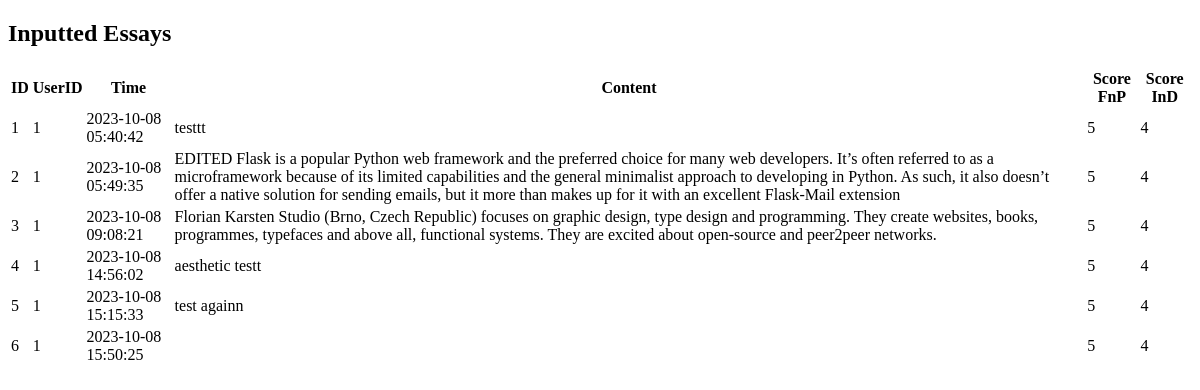
The app's page /printEssay, older data.
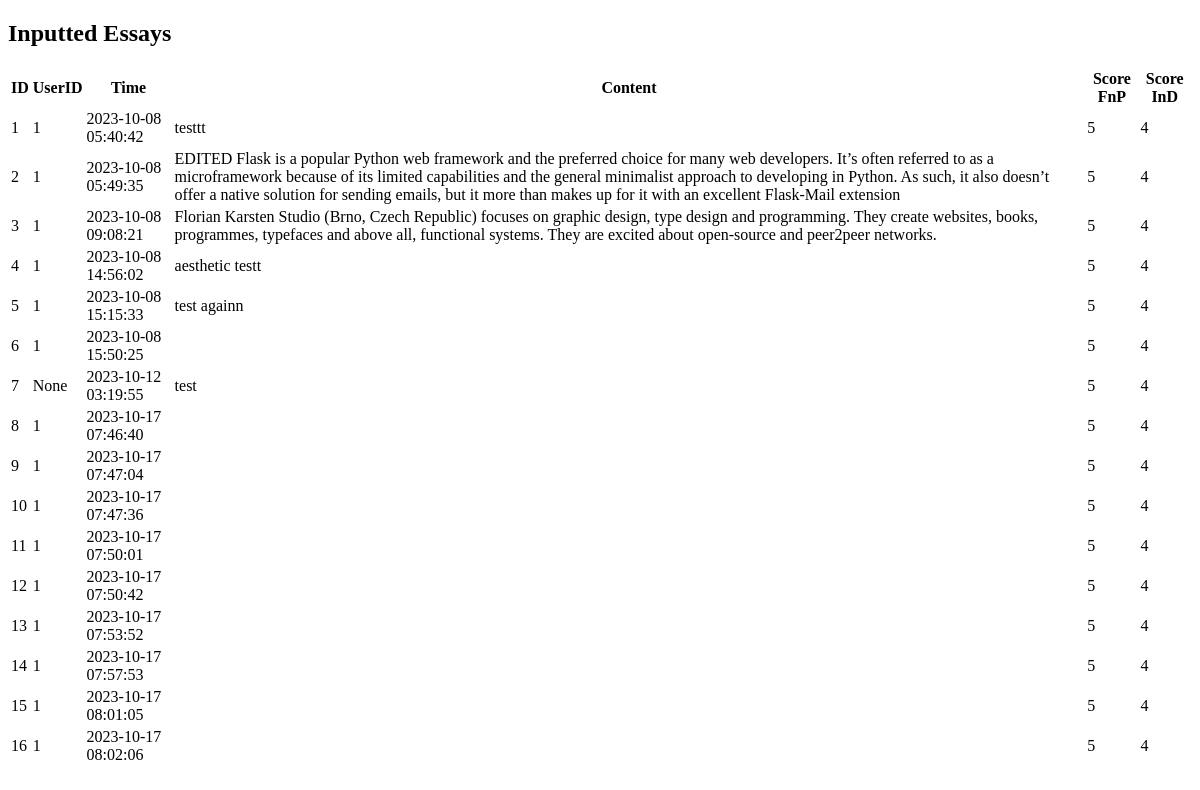
The same page, newer data.
### tables this page shows
CREATE TABLE essay (
    id INTEGER PRIMARY KEY AUTOINCREMENT,
    userId INTEGER, 
    created TIMESTAMP NOT NULL DEFAULT CURRENT_TIMESTAMP,
    content TEXT NOT NULL,
	scoreFocusnPurpose INTEGER NOT NULL,
	ideasnDevelopment INTEGER NOT NULL,
    FOREIGN KEY (userId) REFERENCES user(id)
);

### Main.py (the view)
@app.route("/printEssay")
def printEssay():
    article = Article()
    data = article.getAll2()
    return render_template("printEssay.html", essays=data)

### Models/Article.py (called while the page is built)
    def getAll2(self):
        self.data = []
        data = self.conn.execute("SELECT * FROM essay").fetchall()
        self.conn.close()
        return data

### templates/printEssay.html (shortened to what this page needs)
<!DOCTYPE html>
<html>
<head>
</head>
<body>
    <h2>Inputted Essays</h2>
    <table>
        <thead>
            <tr>
                <th>ID</th>
                <th>UserID</th>
                <th>Time</th>
                <th>Content</th>
                <th>Score FnP</th>
                <th>Score InD</th>
            </tr>
        </thead>
        <tbody>
            {% for essay in essays %}
                <tr>
                    <td>{{ essay[0] }}</td>
                    <td>{{ essay[1] }}</td>
                    <td>{{ essay[2] }}</td>
                    <td>{{ essay[3] }}</td>
                    <td>{{ essay[4] }}</td>
                    <td>{{ essay[5] }}</td>
                </tr>
            {% endfor %}
        </tbody>
    </table>
</body>
</html>

Row changes from the older to the newer data that the page shows:
added essay: id "7", essay "None", created "2023-10-12 03:19:55", content "test", scoreFocusnPurpose "5", ideasnDevelopment "4"
added essay: id "8", userId "1", created "2023-10-17 07:46:40", scoreFocusnPurpose "5", ideasnDevelopment "4"
added essay: id "9", userId "1", created "2023-10-17 07:47:04", scoreFocusnPurpose "5", ideasnDevelopment "4"
added essay: id "10", userId "1", created "2023-10-17 07:47:36", scoreFocusnPurpose "5", ideasnDevelopment "4"
added essay: id "11", userId "1", created "2023-10-17 07:50:01", scoreFocusnPurpose "5", ideasnDevelopment "4"
added essay: id "12", userId "1", created "2023-10-17 07:50:42", scoreFocusnPurpose "5", ideasnDevelopment "4"
added essay: id "13", userId "1", created "2023-10-17 07:53:52", scoreFocusnPurpose "5", ideasnDevelopment "4"
added essay: id "14", userId "1", created "2023-10-17 07:57:53", scoreFocusnPurpose "5", ideasnDevelopment "4"
added essay: id "15", userId "1", created "2023-10-17 08:01:05", scoreFocusnPurpose "5", ideasnDevelopment "4"
added essay: id "16", userId "1", created "2023-10-17 08:02:06", scoreFocusnPurpose "5", ideasnDevelopment "4"
